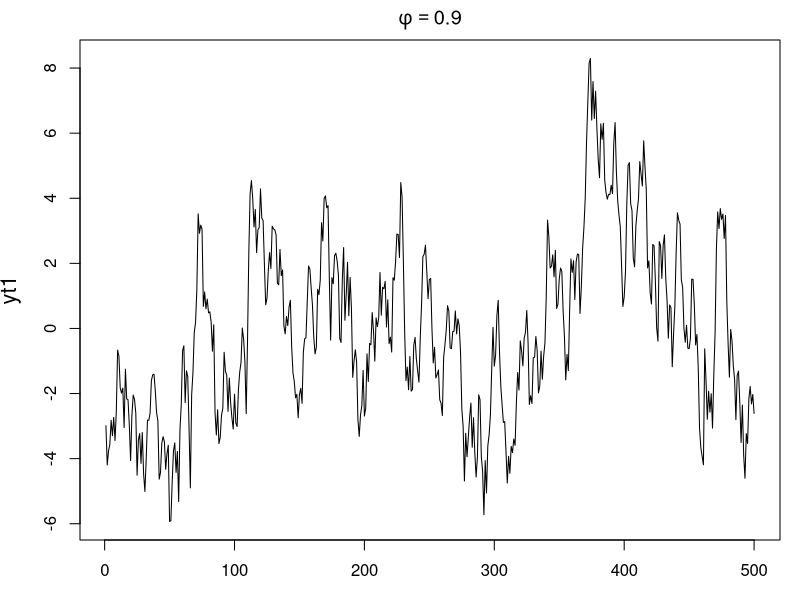
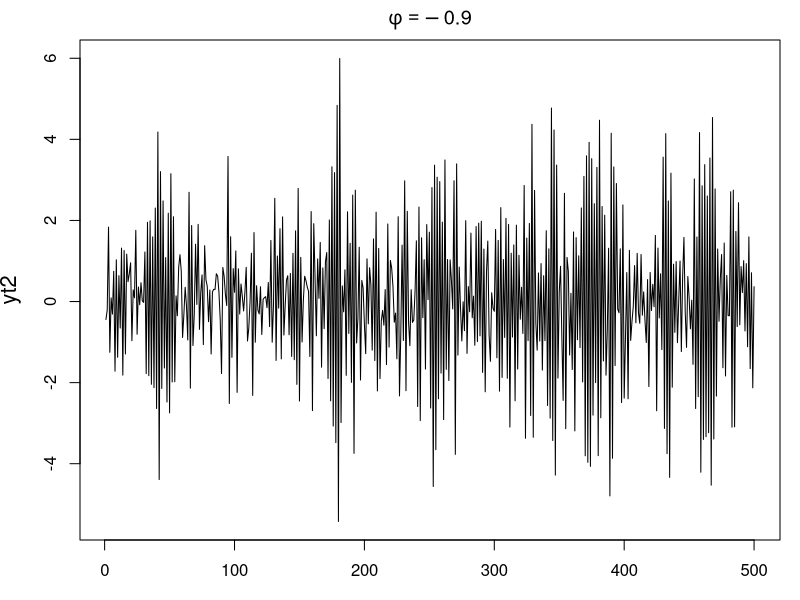
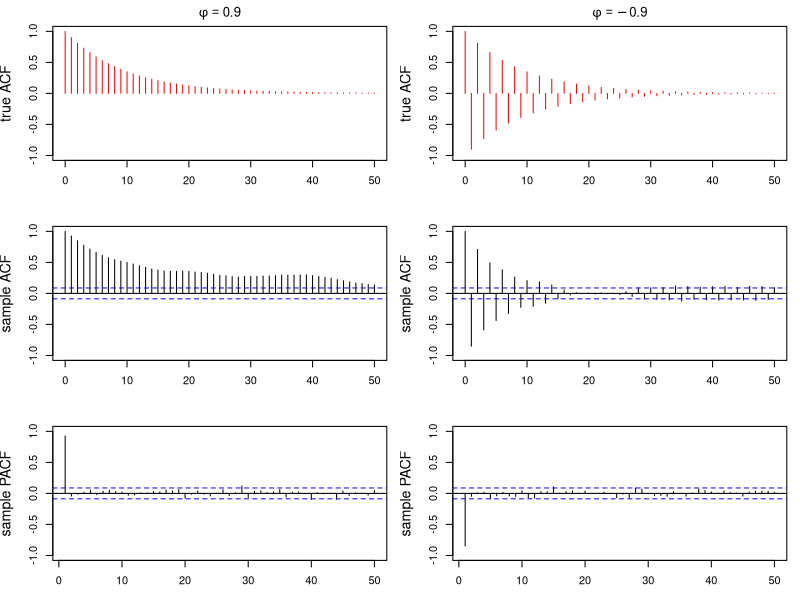

These figures' R source, in order:
## ---- chunk 1
#| label: lst-ar1-sampling

set.seed(2021) # <1>
T=500          # <2>

v=1.0          # <3> 
sd=sqrt(v)     # <4>
phi1=0.9       # <5> 
yt1=arima.sim( # <6>
  n = T, 
  model = list(ar = phi1), 
  sd = sd)     # <6>

phi2=-0.9      # <7> 
yt2=arima.sim( # <8>
  n = T, 
  model = list(ar = phi2), 
  sd = sd)     # <8>
## ---- chunk 2
#| label: fig-ar1-simulated
#| fig-cap: "Simulated AR(1) processes"
#| fig-subcap: 
#|    - $\phi = 0.9$
#|    - $\phi = -0.9$
par(mfrow = c(1, 1),mar = c(3, 4, 2, 1), cex.lab = 1.3)
plot(yt1,main=expression(phi==0.9))
par(mfrow = c(1, 1),mar = c(3, 4, 2, 1), cex.lab = 1.3)
plot(yt2,main=expression(phi==-0.9))

## ---- chunk 3
#| label: fig-acfs
#| fig-cap: "True ACF for the first AR(1) process"

par(mfrow = c(3, 2),mar = c(3, 4, 2, 1), cex.lab = 1.3)
lag.max=50 # max lag

cov_0=sd^2/(1-phi1^2)             # <1>
cov_h=phi1^(0:lag.max)*cov_0      # <2>
plot(0:lag.max, cov_h/cov_0, pch = 1, 
     type = 'h', col = 'red',
     ylab = "true ACF", 
     xlab = "Lag",
     ylim=c(-1,1), 
     main=expression(phi==0.9))   # <3>
## ---- chunk 4
#| label: fig-acfs2
#| fig-cap: "True ACF for the second AR(1) process"


cov_0=sd^2/(1-phi2^2) # <4>
cov_h=phi2^(0:lag.max)*cov_0 # <5>
# Plot autocorrelation function (ACF)
plot(0:lag.max, cov_h/cov_0, pch = 1, 
     type = 'h', col = 'red',
     ylab = "true ACF", 
     xlab = "Lag",
     ylim=c(-1,1),
     main=expression(phi==-0.9)) # <6>

## ---- chunk 5
#| label: fig-sample-acfs
#| fig-cap: "Sample ACF for the first AR(1) process"

acf(yt1, lag.max = lag.max, type = "correlation", ylab = "sample ACF",
    lty = 1, ylim = c(-1, 1), main = " ")
acf(yt2, lag.max = lag.max, type = "correlation", ylab = "sample ACF",
    lty = 1, ylim = c(-1, 1), main = " ")
## plot sample PACFs for both processes

pacf(yt1, lag.ma = lag.max, ylab = "sample PACF", ylim=c(-1,1),main="")
pacf(yt2, lag.ma = lag.max, ylab = "sample PACF", ylim=c(-1,1),main="")
